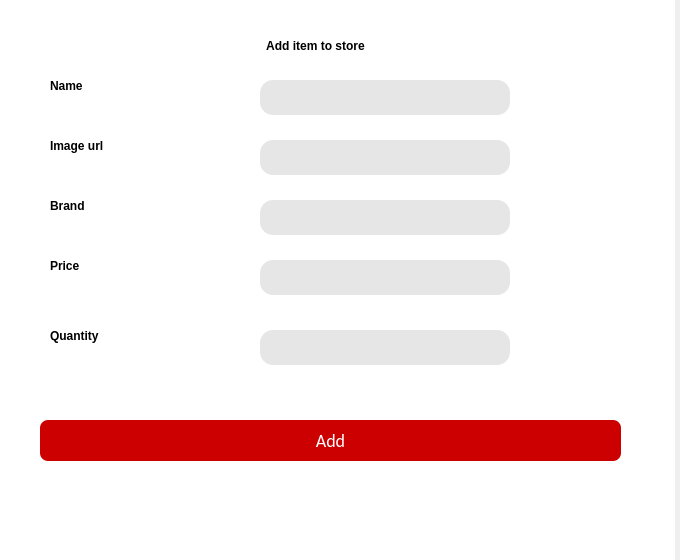
<?xml version="1.0" encoding="UTF-8"?>
<ui version="4.0">
 <class>Dialog</class>
 <widget class="QDialog" name="Dialog">
  <property name="geometry">
   <rect>
    <x>0</x>
    <y>0</y>
    <width>680</width>
    <height>560</height>
   </rect>
  </property>
  <property name="windowTitle">
   <string>Dialog</string>
  </property>
  <widget class="QWidget" name="add" native="true">
   <property name="geometry">
    <rect>
     <x>0</x>
     <y>0</y>
     <width>675</width>
     <height>560</height>
    </rect>
   </property>
   <property name="styleSheet">
    <string notr="true">QWidget#add{
background-color: white;
}</string>
   </property>
   <widget class="QLabel" name="label">
    <property name="geometry">
     <rect>
      <x>50</x>
      <y>70</y>
      <width>81</width>
      <height>31</height>
     </rect>
    </property>
    <property name="styleSheet">
     <string notr="true">font: 75 16pt &quot;Calibri&quot;;
font-weight: 500;</string>
    </property>
    <property name="text">
     <string>Name</string>
    </property>
    <property name="alignment">
     <set>Qt::AlignLeading|Qt::AlignLeft|Qt::AlignVCenter</set>
    </property>
   </widget>
   <widget class="QLabel" name="label_2">
    <property name="geometry">
     <rect>
      <x>50</x>
      <y>130</y>
      <width>101</width>
      <height>31</height>
     </rect>
    </property>
    <property name="styleSheet">
     <string notr="true">font: 75 16pt &quot;Calibri&quot;;
font-weight: 500;</string>
    </property>
    <property name="text">
     <string>Image url</string>
    </property>
    <property name="alignment">
     <set>Qt::AlignLeading|Qt::AlignLeft|Qt::AlignVCenter</set>
    </property>
   </widget>
   <widget class="QLabel" name="label_3">
    <property name="geometry">
     <rect>
      <x>50</x>
      <y>190</y>
      <width>81</width>
      <height>31</height>
     </rect>
    </property>
    <property name="styleSheet">
     <string notr="true">font: 75 16pt &quot;Calibri&quot;;
font-weight: 500;</string>
    </property>
    <property name="text">
     <string>Brand</string>
    </property>
    <property name="alignment">
     <set>Qt::AlignLeading|Qt::AlignLeft|Qt::AlignVCenter</set>
    </property>
   </widget>
   <widget class="QLabel" name="label_4">
    <property name="geometry">
     <rect>
      <x>50</x>
      <y>250</y>
      <width>81</width>
      <height>31</height>
     </rect>
    </property>
    <property name="styleSheet">
     <string notr="true">font: 75 16pt &quot;Calibri&quot;;
font-weight: 500;</string>
    </property>
    <property name="text">
     <string>Price</string>
    </property>
    <property name="alignment">
     <set>Qt::AlignLeading|Qt::AlignLeft|Qt::AlignVCenter</set>
    </property>
   </widget>
   <widget class="QLabel" name="label_5">
    <property name="geometry">
     <rect>
      <x>50</x>
      <y>320</y>
      <width>91</width>
      <height>31</height>
     </rect>
    </property>
    <property name="styleSheet">
     <string notr="true">font: 75 16pt &quot;Calibri&quot;;
font-weight: 500;</string>
    </property>
    <property name="text">
     <string>Quantity</string>
    </property>
    <property name="alignment">
     <set>Qt::AlignLeading|Qt::AlignLeft|Qt::AlignVCenter</set>
    </property>
   </widget>
   <widget class="QLabel" name="label_6">
    <property name="geometry">
     <rect>
      <x>200</x>
      <y>20</y>
      <width>231</width>
      <height>51</height>
     </rect>
    </property>
    <property name="styleSheet">
     <string notr="true">font: 75 16pt &quot;Calibri&quot;;
font-weight: 500;</string>
    </property>
    <property name="text">
     <string>Add item to store</string>
    </property>
    <property name="alignment">
     <set>Qt::AlignCenter</set>
    </property>
   </widget>
   <widget class="QLineEdit" name="name">
    <property name="geometry">
     <rect>
      <x>260</x>
      <y>80</y>
      <width>250</width>
      <height>35</height>
     </rect>
    </property>
    <property name="styleSheet">
     <string notr="true">border-radius: 13px;
background-color: rgba(0,0,0,0.1);
</string>
    </property>
   </widget>
   <widget class="QLineEdit" name="url">
    <property name="geometry">
     <rect>
      <x>260</x>
      <y>140</y>
      <width>250</width>
      <height>35</height>
     </rect>
    </property>
    <property name="styleSheet">
     <string notr="true">border-radius: 13px;
background-color: rgba(0,0,0,0.1);
</string>
    </property>
   </widget>
   <widget class="QLineEdit" name="brand">
    <property name="geometry">
     <rect>
      <x>260</x>
      <y>200</y>
      <width>250</width>
      <height>35</height>
     </rect>
    </property>
    <property name="styleSheet">
     <string notr="true">border-radius: 13px;
background-color: rgba(0,0,0,0.1);
</string>
    </property>
   </widget>
   <widget class="QLineEdit" name="price">
    <property name="geometry">
     <rect>
      <x>260</x>
      <y>260</y>
      <width>250</width>
      <height>35</height>
     </rect>
    </property>
    <property name="styleSheet">
     <string notr="true">border-radius: 13px;
background-color: rgba(0,0,0,0.1);
</string>
    </property>
   </widget>
   <widget class="QLineEdit" name="quantity">
    <property name="geometry">
     <rect>
      <x>260</x>
      <y>330</y>
      <width>250</width>
      <height>35</height>
     </rect>
    </property>
    <property name="styleSheet">
     <string notr="true">border-radius: 13px;
background-color: rgba(0,0,0,0.1);
</string>
    </property>
   </widget>
   <widget class="QPushButton" name="adding">
    <property name="geometry">
     <rect>
      <x>40</x>
      <y>420</y>
      <width>581</width>
      <height>41</height>
     </rect>
    </property>
    <property name="styleSheet">
     <string notr="true">color: white;
font-family: calibri;
font-size:18px;
font-weight: 400;
background-color: #CC0000;
border-radius: 8px;
icon: white;
</string>
    </property>
    <property name="text">
     <string>Add</string>
    </property>
   </widget>
   <widget class="QLabel" name="error">
    <property name="geometry">
     <rect>
      <x>100</x>
      <y>490</y>
      <width>491</width>
      <height>41</height>
     </rect>
    </property>
    <property name="styleSheet">
     <string notr="true">font: 75 12pt &quot;Calibri&quot;;
color: red;</string>
    </property>
    <property name="text">
     <string/>
    </property>
   </widget>
  </widget>
 </widget>
 <resources/>
 <connections/>
</ui>
